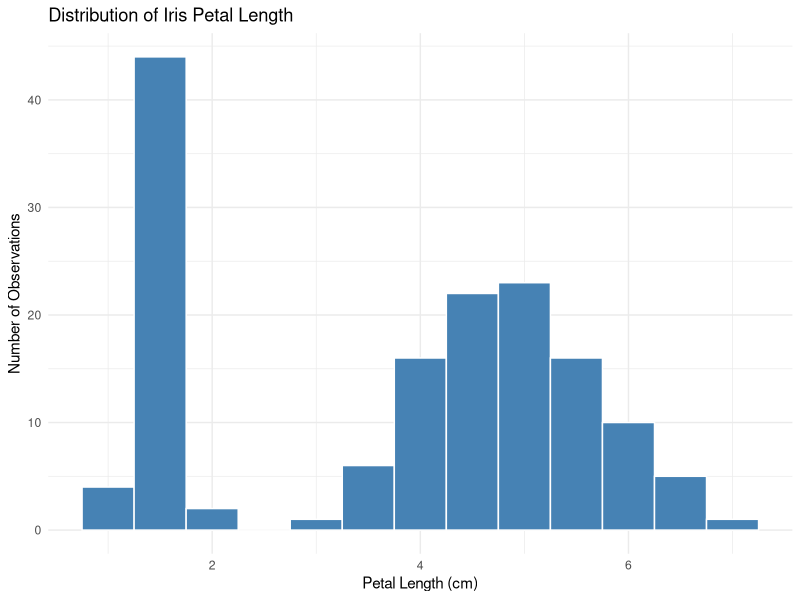
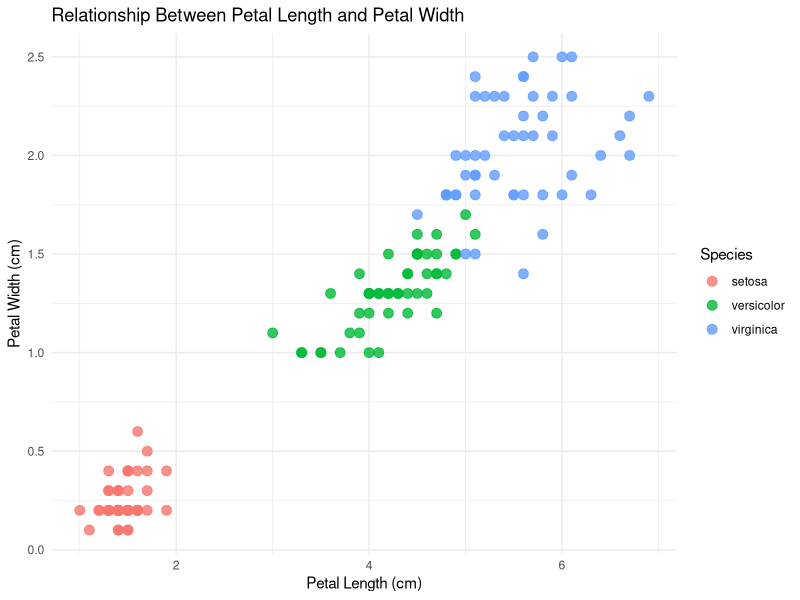
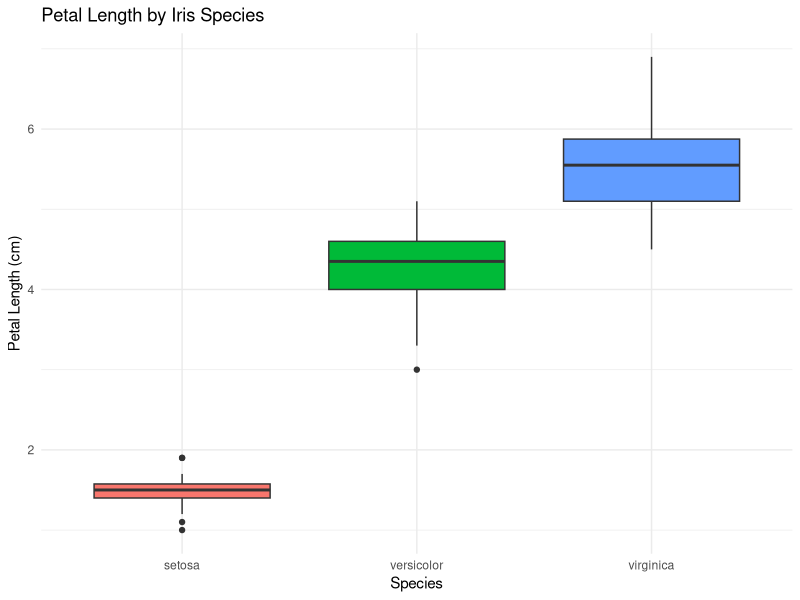
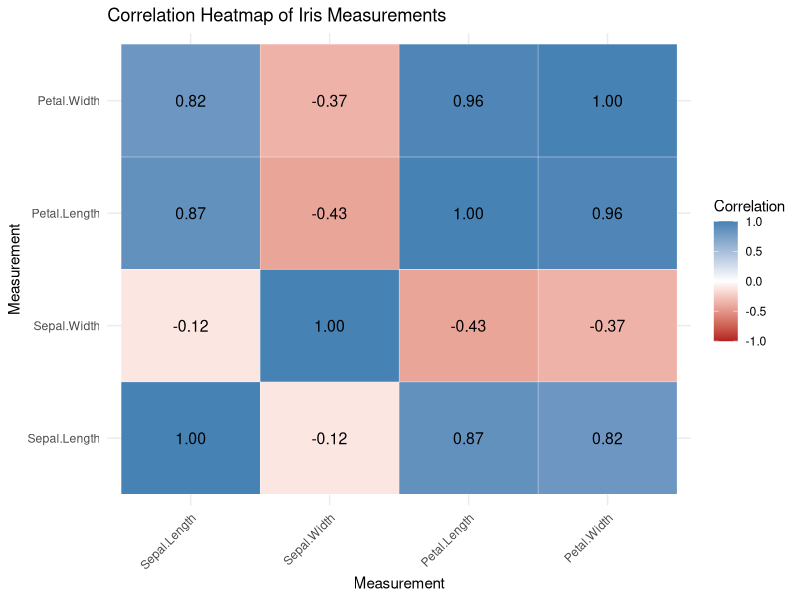
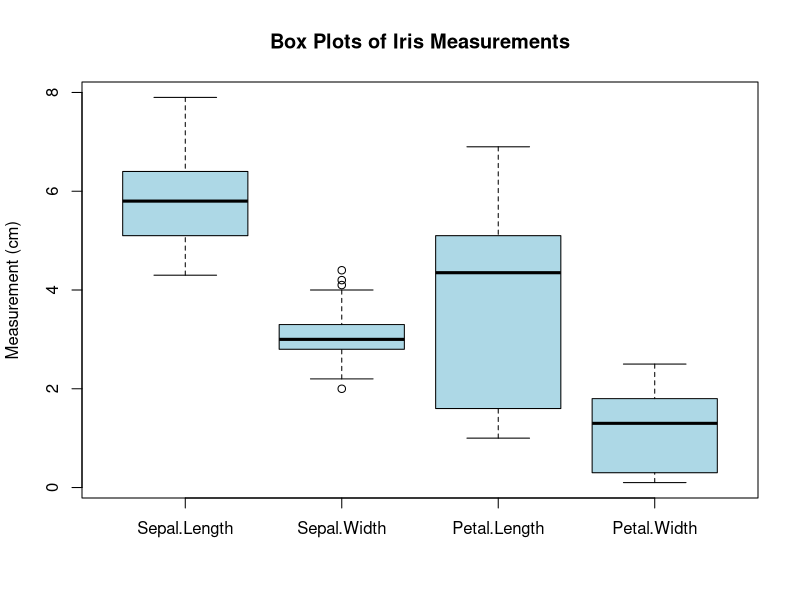
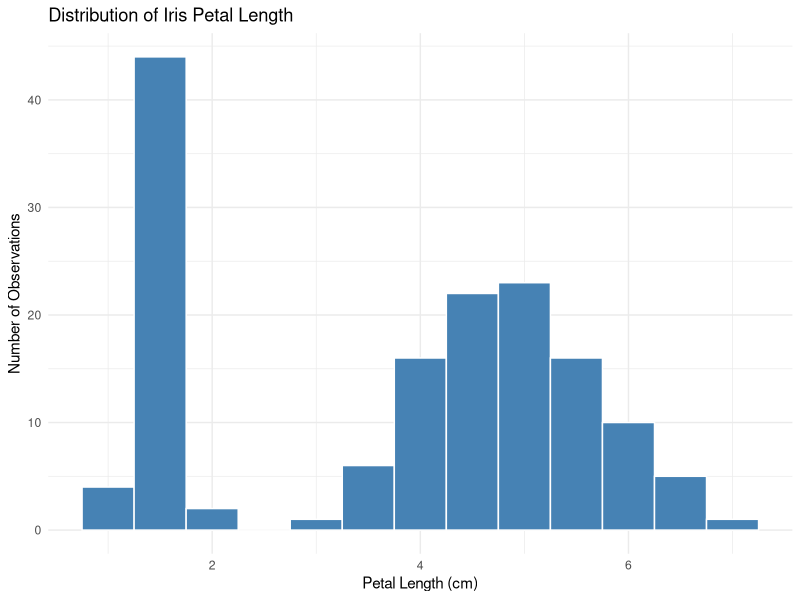
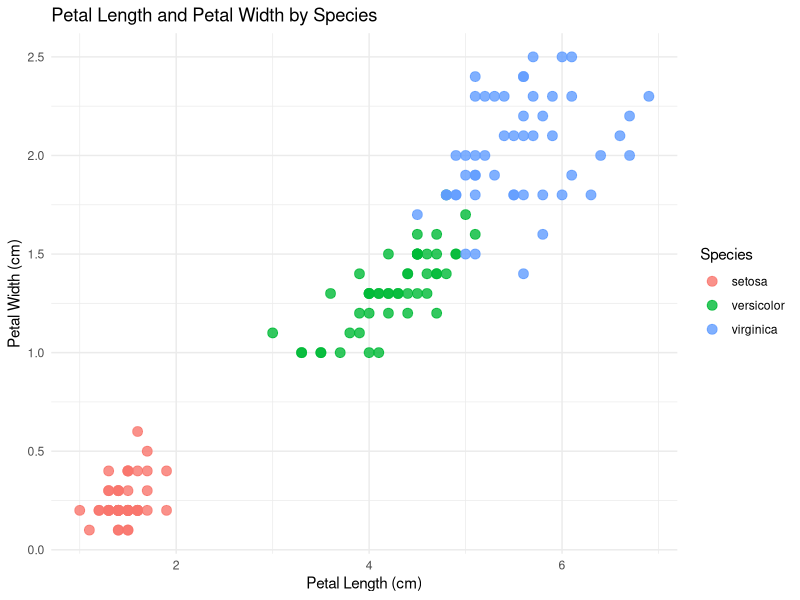
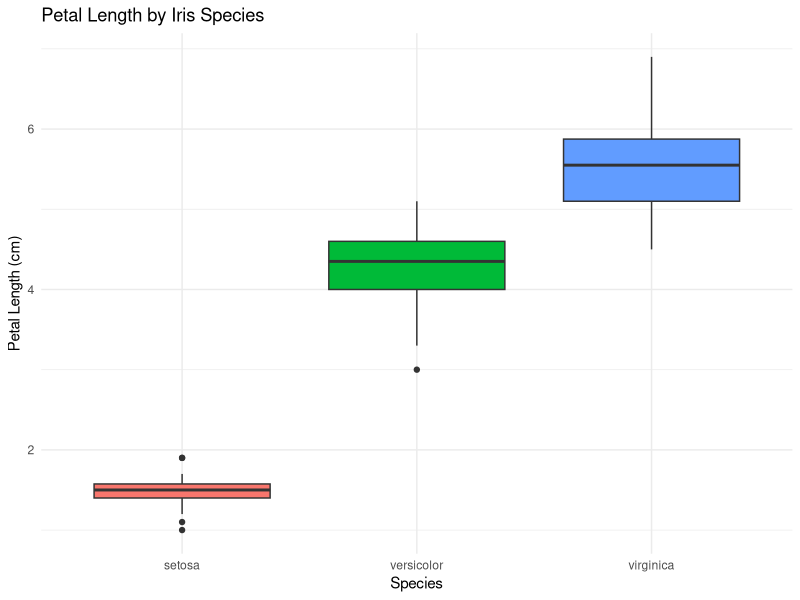

Reproduce these figures in R, in order.
## ---- chunk 1
data(iris)
head(iris)
str(iris)
dim(iris)
names(iris)
## ---- chunk 2
colSums(is.na(iris))
## ---- chunk 3
sum(is.na(iris))
## ---- chunk 4
sum(duplicated(iris))
## ---- chunk 5
iris[duplicated(iris), ]
## ---- chunk 6
sapply(iris, class)
## ---- chunk 7
iris$Species <- as.factor(iris$Species)
## ---- chunk 8
table(iris$Species)
## ---- chunk 9
summary(iris)
## ---- chunk 10
sapply(iris[1:4], mean)
## ---- chunk 11
sapply(iris[1:4], sd)
## ---- chunk 12
sapply(iris[1:4], median)
## ---- chunk 13
library(ggplot2)

ggplot(iris, aes(x = Petal.Length)) +
  geom_histogram(
    binwidth = 0.5,
    fill = "steelblue",
    color = "white"
  ) +
  labs(
    title = "Distribution of Iris Petal Length",
    x = "Petal Length (cm)",
    y = "Number of Observations"
  ) +
  theme_minimal()

## ---- chunk 14
ggplot(
  iris,
  aes(
    x = Petal.Length,
    y = Petal.Width,
    color = Species
  )
) +
  geom_point(size = 3, alpha = 0.8) +
  labs(
    title = "Relationship Between Petal Length and Petal Width",
    x = "Petal Length (cm)",
    y = "Petal Width (cm)",
    color = "Species"
  ) +
  theme_minimal()

## ---- chunk 15
ggplot(
  iris,
  aes(
    x = Species,
    y = Petal.Length,
    fill = Species
  )
) +
  geom_boxplot() +
  labs(
    title = "Petal Length by Iris Species",
    x = "Species",
    y = "Petal Length (cm)"
  ) +
  theme_minimal() +
  theme(legend.position = "none")

## ---- chunk 16
# Calculate the correlation matrix
cor_matrix <- cor(iris[, 1:4])

# Convert the matrix to a data frame
cor_df <- as.data.frame(as.table(cor_matrix))

# Create the heatmap
ggplot(
  cor_df,
  aes(
    x = Var1,
    y = Var2,
    fill = Freq
  )
) +
  geom_tile(color = "white") +
  geom_text(
    aes(label = sprintf("%.2f", Freq)),
    size = 4
  ) +
  scale_fill_gradient2(
    low = "firebrick",
    mid = "white",
    high = "steelblue",
    midpoint = 0,
    limits = c(-1, 1)
  ) +
  labs(
    title = "Correlation Heatmap of Iris Measurements",
    x = "Measurement",
    y = "Measurement",
    fill = "Correlation"
  ) +
  theme_minimal() +
  theme(
    axis.text.x = element_text(
      angle = 45,
      hjust = 1
    )
  )

## ---- chunk 17
library(dplyr)

species_summary <- iris %>%
  group_by(Species) %>%
  summarise(
    Count = n(),
    Mean_Sepal_Length = mean(Sepal.Length),
    Mean_Sepal_Width = mean(Sepal.Width),
    Mean_Petal_Length = mean(Petal.Length),
    Mean_Petal_Width = mean(Petal.Width),
    SD_Petal_Length = sd(Petal.Length),
    .groups = "drop"
  )

print(species_summary)

## ---- chunk 18
cor(
  iris[, 1:4],
  method = "pearson"
)

## ---- chunk 19
# Create a box plot for all numerical measurements
boxplot(
  iris[, 1:4],
  main = "Box Plots of Iris Measurements",
  ylab = "Measurement (cm)",
  col = "lightblue"
)

## ---- chunk 20
library(ggplot2)
library(dplyr)

# 1. Load the dataset
data(iris)
df <- iris

# 2. Inspect the data
cat("Dataset dimensions:\n")
print(dim(df))

cat("\nColumn names:\n")
print(names(df))

cat("\nData structure:\n")
str(df)

cat("\nSummary statistics:\n")
print(summary(df))

# 3. Check data quality
cat("\nMissing values by column:\n")
print(colSums(is.na(df)))

cat("\nNumber of duplicated rows:\n")
print(sum(duplicated(df)))

cat("\nSpecies counts:\n")
print(table(df$Species))

# 4. Descriptive statistics
cat("\nMeans of numerical variables:\n")
print(sapply(df[, 1:4], mean))

cat("\nStandard deviations:\n")
print(sapply(df[, 1:4], sd))

# 5. Species-level summary
species_summary <- df %>%
  group_by(Species) %>%
  summarise(
    Count = n(),
    Mean_Sepal_Length = mean(Sepal.Length),
    Mean_Sepal_Width = mean(Sepal.Width),
    Mean_Petal_Length = mean(Petal.Length),
    Mean_Petal_Width = mean(Petal.Width),
    SD_Petal_Length = sd(Petal.Length),
    .groups = "drop"
  )

print(species_summary)

# 6. Calculate correlations
cor_matrix <- cor(df[, 1:4])

cat("\nCorrelation matrix:\n")
print(round(cor_matrix, 3))

# 7. Create an output folder
dir.create(
  "results",
  showWarnings = FALSE
)

# 8. Visualization 1: Histogram
p1 <- ggplot(
  df,
  aes(x = Petal.Length)
) +
  geom_histogram(
    binwidth = 0.5,
    fill = "steelblue",
    color = "white"
  ) +
  labs(
    title = "Distribution of Iris Petal Length",
    x = "Petal Length (cm)",
    y = "Number of Observations"
  ) +
  theme_minimal()

print(p1)

ggsave(
  "results/figure1_histogram.png",
  plot = p1,
  width = 8,
  height = 5,
  dpi = 300
)

# 9. Visualization 2: Scatter plot
p2 <- ggplot(
  df,
  aes(
    x = Petal.Length,
    y = Petal.Width,
    color = Species
  )
) +
  geom_point(
    size = 3,
    alpha = 0.8
  ) +
  labs(
    title = "Petal Length and Petal Width by Species",
    x = "Petal Length (cm)",
    y = "Petal Width (cm)",
    color = "Species"
  ) +
  theme_minimal()

print(p2)

ggsave(
  "results/figure2_scatterplot.png",
  plot = p2,
  width = 8,
  height = 5,
  dpi = 300
)

# 10. Visualization 3: Box plot
p3 <- ggplot(
  df,
  aes(
    x = Species,
    y = Petal.Length,
    fill = Species
  )
) +
  geom_boxplot() +
  labs(
    title = "Petal Length by Iris Species",
    x = "Species",
    y = "Petal Length (cm)"
  ) +
  theme_minimal() +
  theme(
    legend.position = "none"
  )

print(p3)

ggsave(
  "results/figure3_boxplot.png",
  plot = p3,
  width = 8,
  height = 5,
  dpi = 300
)

# 11. Visualization 4: Correlation heatmap
cor_df <- as.data.frame(
  as.table(cor_matrix)
)

p4 <- ggplot(
  cor_df,
  aes(
    x = Var1,
    y = Var2,
    fill = Freq
  )
) +
  geom_tile(
    color = "white"
  ) +
  geom_text(
    aes(label = sprintf("%.2f", Freq)),
    size = 4
  ) +
  scale_fill_gradient2(
    low = "firebrick",
    mid = "white",
    high = "steelblue",
    midpoint = 0,
    limits = c(-1, 1)
  ) +
  labs(
    title = "Correlation Heatmap of Iris Measurements",
    x = "Measurement",
    y = "Measurement",
    fill = "Correlation"
  ) +
  theme_minimal() +
  theme(
    axis.text.x = element_text(
      angle = 45,
      hjust = 1
    )
  )

print(p4)

ggsave(
  "results/figure4_correlation_heatmap.png",
  plot = p4,
  width = 8,
  height = 6,
  dpi = 300
)

# 12. Export summary statistics
write.csv(
  species_summary,
  "results/species_summary.csv",
  row.names = FALSE
)

write.csv(
  cor_matrix,
  "results/correlation_matrix.csv"
)

cat(
  "\nAnalysis completed. Check the results folder ",
  "for the plots and summary files.\n",
  sep = ""
)
